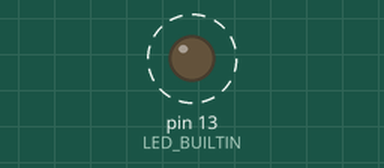
This sketch was run on a simulated Arduino Uno, built with avr-gcc and run on an emulated ATmega328P. Parts: output pins drawn as LEDs (lit = HIGH). Dashed ring = blinking.

Above: at 0.5 s.
Timing chart, 0 to 3.0 s (numbered marks = the images above):
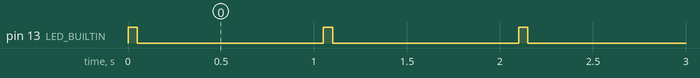

The sketch:

blink.ino
```cpp
void setup() {

  Serial.begin(115200);
  pinMode(LED_BUILTIN, OUTPUT);


}

void loop() {
  digitalWrite(LED_BUILTIN, HIGH);
  delay(50);
  digitalWrite(LED_BUILTIN, LOW);
  delay(1000);

}
```

Measured:
- by itself, pin 13 (LED_BUILTIN): alternates HIGH for 0.05 s and LOW for 1.0 s
